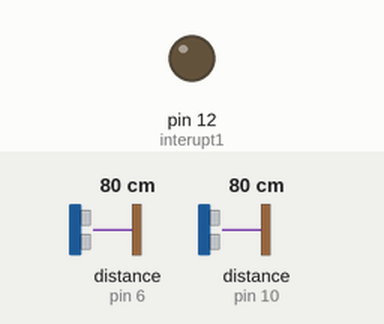
This sketch was run on a simulated Arduino Uno, built with avr-gcc and run on an emulated ATmega328P. Shown: output pins drawn as LEDs (lit = HIGH). Wiring (inferred from the names in the program): 2 × ultrasonic range finder: trigger pin 5, echo pin 6 / trigger pin 9, echo pin 10. The test bench sets the inputs (shaded band); at power-on: distance to the obstacle (sensors on pin 6, pin 10) 80 cm. The echo pulse lasts 58.3 µs per cm; pins used as bus, display or sensor lines are not drawn.

Above: at 0.1 s.
Timing chart, 0 to 1.6 s (numbered marks = the images above):
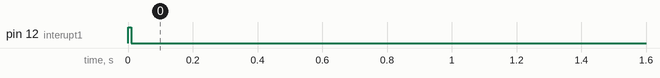

The sketch:

Full_Script.ino
```cpp
#define joyX   A0
#define joyY A1
int sw ;
int xMap, yMap, xValue, yValue;
int a=0;
int trigPin1 = 9;
int echoPin1 = 10;
int trigPin2 = 5;
int echoPin2 = 6;
long duration1;
int distance1;
int safetyDistance;
long duration2;
int distance2;
int interupt1 = 12;
void setup() {
  Serial.begin(9600);
  pinMode(7,INPUT);
  pinMode(trigPin1, OUTPUT);
  pinMode(echoPin1, INPUT);
  pinMode(trigPin2, OUTPUT);
  pinMode(echoPin2, INPUT);
  pinMode(interupt1, OUTPUT);
  digitalWrite(interupt1, HIGH);
}

void loop() {
  // put your main code here, to run repeatedly:
  digitalWrite(trigPin1, LOW);
  delayMicroseconds(2);
  digitalWrite(trigPin1, HIGH);
  delayMicroseconds(10);
  digitalWrite(trigPin1, LOW);
  duration1 = pulseIn(echoPin1, HIGH);
  distance1= duration1*0.034/2;

  digitalWrite(trigPin2, LOW);
  delayMicroseconds(2);
  digitalWrite(trigPin2, HIGH);
  delayMicroseconds(10);
  digitalWrite(trigPin2, LOW);
  duration2 = pulseIn(echoPin2, HIGH);
  distance2= duration2*0.034/2;
  //Serial.println(distance1);
  //Serial.println(distance2);
/*
  if (distance1 <= 25 && distance2 <= 25){
  //Serial.println("Change");
  digitalWrite(interupt1, LOW);
}*/
 if (distance1 <= 100){
  //Serial.println("Change");
  digitalWrite(interupt1, LOW);
}
 else if (distance2 <= 100){
  //Serial.println("Change");
  digitalWrite(interupt1, LOW);
}
else{
  digitalWrite(interupt1, HIGH);
  xValue = analogRead(joyX);
  yValue = analogRead(joyY);
  xMap = map(xValue, 0,1023, 0, 7);
  yMap = map(yValue,0,1023,7,0);
  sw = analogRead(A2);
  if(xMap==7 && yMap==4){
    Serial.println("Looking center");
    a=0;
  }
  else if(sw==0) {
    delay(100);
    if(sw==0){
    a++;
    if(a==2){
    Serial.println("Change");
    a=0;
    }
    }
  }
  else if(xMap==3 && yMap==4){
    Serial.println("stop");
    a=0;}
  else if(xMap==3 && yMap<=1){
    Serial.println("Looking right");
    a=0;
  }
  else if(xMap==3 && yMap==7){
    Serial.println("Looking left");
  }
}
delay(100);
}
```

Measured:
- by itself, pin 12 (interupt1): HIGH → LOW at 0.01 s
